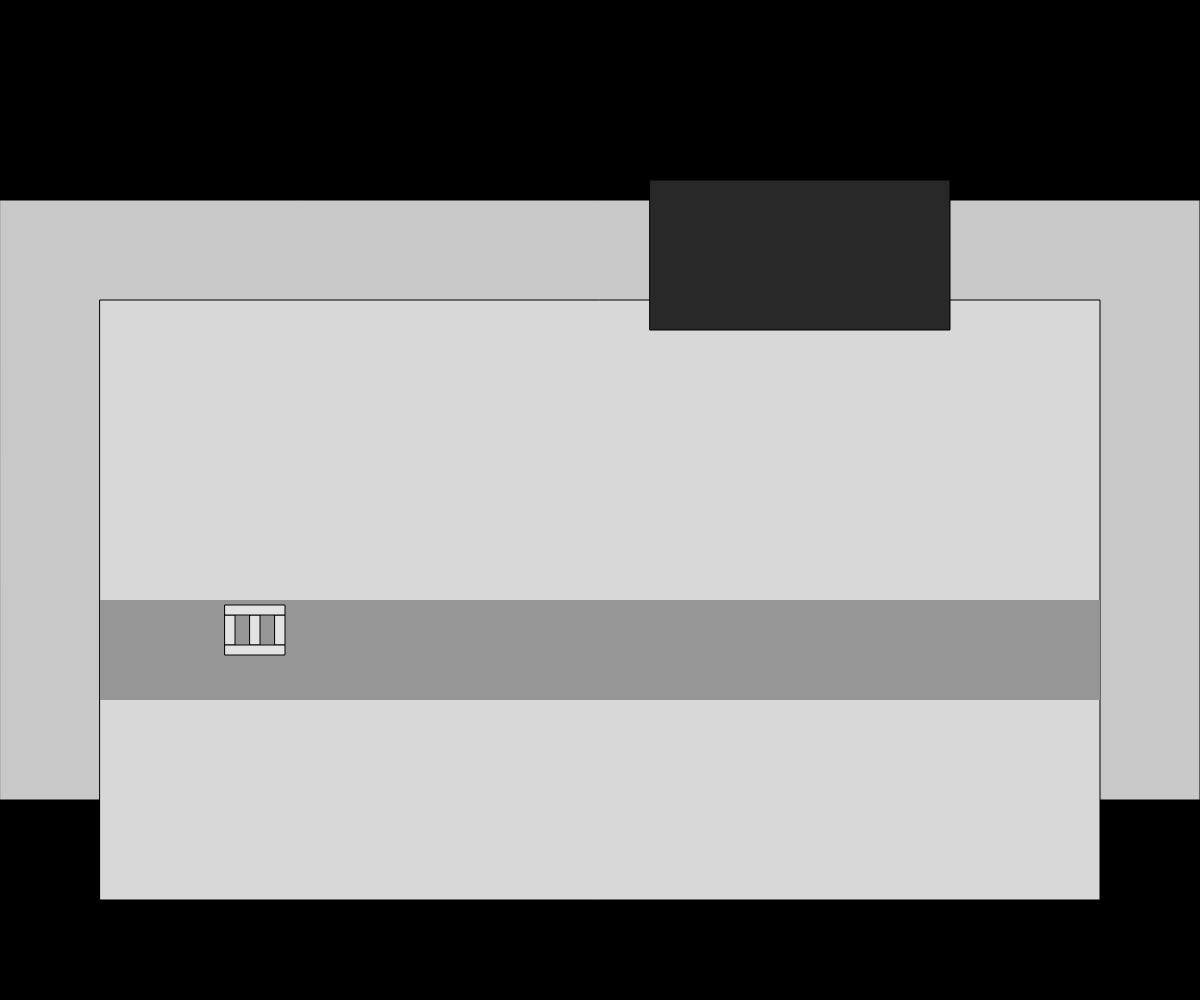
Frame 1 (no input)
Frame 60 (no input): identical to frame 1, image omitted
Frame 120 (the mouse pressed at the canvas centre since frame 60): identical to frame 1, image omitted

The p5.js sketch that drew this single still picture (run headless with seeded random() and noise() and a simulated clock; from frame 60 on, the mouse is pressed at the canvas centre):

// p5.js sketch
// ── sketch.js
let impostor = -1;
let impostorY = 652;
let impostorDestination = -1;
let impostorBearing = 0;
let impostorAnim = 0;
let impostorTimer = 0;
let impostorColor = 0;
let crewmates = [];
let crewColors = [];
let crewDestinations = [];
let crewBearings = [];
let crewAnims = [];
let crewTimers = [];
let newCrewCooldown = 100;
let impostorCooldown = 1000;
let crewCount = 0;
let killTimer = 0;
let voteTimer = 0;
let ejectedX = -1;
let ejectedY = -100;
let ejectedColor = 0;
let ejectedBearing = 0;
let ejectedSpinTimer = 25;
let dead = -1;
let deadColor = 0;
let deadBearing = 0;
let deadTimer = 250;
//credits to InnerSloth for Among Us

function setup() {
	createCanvas(windowWidth, windowHeight);
	background(100);
	
}

function draw() {
	background(0, 0, 0); //space and ship
	fill(200, 200, 200);
	rect(0, 200, width, 600);
	
	fill(216, 216, 216);
	rect(100, 300, width - 200, 600);
	noStroke();
	fill(150, 150, 150);
	rect(100, 600, width - 200, 100);
	
	//materia plane
	if (newCrewCooldown > 0) { //adding the crew
		newCrewCooldown -= 1;
	} else if (crewCount < 9) {
		crewCount = crewCount + 1;
		newCrewCooldown = Math.floor(Math.random() * (2000 - 250) + 250);
		if (crewmates.length < 9) {
			crewmates.push(1500);
			crewDestinations.push(1000);
			crewColors.push(Math.floor(Math.random() * 12) + 1);	
			crewBearings.push(4);
			crewAnims.push(0);
			crewTimers.push(25);
		} else {
			for (i = 0; i < crewmates.length; i++) {
				if (crewmates[i] == -1) {
					crewmates[i] = 1500;
					crewDestinations[i] = 1000;
					crewColors[i] = Math.floor(Math.random() * 12) + 1;
					crewBearings[i] = 4;
					crewAnims[i] = 0;
					crewTimers[i] = 25;
					break;
				}
			}
		}
	}
	
	if (impostorCooldown > 0) {//venting the impostor
		impostorCooldown -= 1;
		if (impostorCooldown == 0) {
			impostor = 250;	
			impostorY = 652;
			impostorDestination = 250;
			impostorAnim = 1;
			impostorTimer = 25;
			impostorColor = Math.floor(Math.random() * 12) + 1;
		}
	}
	
	
	for (i = 0; i < crewmates.length; i++) { //drawing the crew
		if (crewmates[i] == -1) {
			continue;
		}
		strokeWeight(1);
		colorPicker(crewColors[i]);
		drawCrewmate(crewmates[i], 550, crewBearings[i], crewAnims[i]);
		if (crewDestinations[i] > crewmates[i]) {
			crewmates[i] = crewmates[i] + 1;
		} else if (crewDestinations[i] < crewmates[i]) {
			crewmates[i] = crewmates[i] - 1;	
		} else if (Math.random() < 0.02) {
			crewDestinations[i] = Math.floor(Math.random() * (1350 - 150) + 150);
			if (crewDestinations[i] > crewmates[i]) {
				crewBearings[i] = 0;
			} else {
				crewBearings[i] = 4;
			}
		}
		if (crewDestinations[i] != crewmates[i]) {
			crewTimers[i] = crewTimers[i] - 1;
			if (crewTimers[i] <= 0) {
				crewTimers[i] = 25;
				crewAnims[i] = (crewAnims[i] + 1) % 2;
			}
		} else {
			crewAnims[i] = 0;
		}
	}
	
	if (impostor > -1) {//drawing the impostor
		
		strokeWeight(1);
		colorPicker(impostorColor);
		drawCrewmate(impostor, impostorY, impostorBearing, impostorAnim);
		
		if (impostorY != 550) {//venting animation
			if (impostorY < 500) {
				impostorY = impostorY + 5;
			} else {
				impostorY = impostorY - 2;
			}
		} else {
		
			if (impostorDestination > impostor) {//moving the impostor
				impostor = impostor + 1;
			} else if (impostorDestination < impostor) {
				impostor = impostor - 1;	
			} else if (Math.random() < 0.02) {
				impostorDestination = Math.floor(Math.random() * (1350 - 150) + 150);
				if (impostorDestination > impostor) {
					impostorBearing = 0;
				} else {
					impostorBearing = 4;
				}
			}
			
			if (impostorDestination != impostor) {
				impostorTimer = impostorTimer - 1;
				if (impostorTimer <= 0) {
					impostorTimer = 25;
					impostorAnim = (impostorAnim + 1) % 2;
				}
			} else if (impostorY == 550) {
				impostorAnim = 0;
			}
		}
		
		if (killTimer > 0) {//sus
			killTimer = killTimer - 1;
		} else {
			for (i = 0; i < crewmates.length; i++) {
				if (impostorDestination > impostor && crewmates[i] == impostor + 75 || impostorDestination < impostor && crewmates[i] == impostor - 75) {
					if (impostor > crewmates[i]) {
						impostor = impostor - 40;
					} else {
						impostor = impostor + 40;
					}
					
					impostorDestination = impostor;
					dead = crewmates[i];
					deadColor = crewColors[i];
					deadBearing = crewBearings[i];
					deadTimer = 250;
					crewmates[i] = -1;
					killTimer = 500;
					crewCount = crewCount - 1;
					voteTimer = 200;
					break;
				}
			}
		}
	}
	
	if (dead > -1) {//drawing the not crewmate anymore
		colorPicker(deadColor);
		drawCrewmate(dead, 550, deadBearing, 2);
		deadTimer = deadTimer - 1;
		if (deadTimer <= 0) {
			dead = -1;
		}
	}
	
	if (voteTimer > 0) { //voting out the impostor or not the impostor
		voteTimer = voteTimer - 1;
		if (voteTimer == 0) {
			if (Math.random() < 0.5) {
					if (impostor < 925 && impostor > 675) {
						ejectedX = impostor;
						impostor = -1;
						impostorCooldown = Math.floor(Math.random() * (4000 - 500) + 500)
						ejectedY = 550;
						ejectedColor = impostorColor;
					}
			} else {
				for (i = 0; i < crewmates.length; i++) {
					if (crewmates[i] < 925 && crewmates[i] > 675) {
						ejectedX = crewmates[i]
						crewmates[i] = -1;
						crewCount = crewCount - 1;
						ejectedY = 550;
						ejectedBearing = 1;
						ejectedSpinTimer = 25;
						ejectedColor = crewColors[i];
						break;
					}
				}
			}
		}
	}
	
	if (ejectedY > -100) {//ejected animation
		
		strokeWeight(1);
		colorPicker(ejectedColor);
		drawCrewmate(ejectedX, ejectedY, ejectedBearing, 0);
		
		ejectedY = ejectedY - 3;
		
		ejectedSpinTimer = ejectedSpinTimer - 1;
		
		if (ejectedSpinTimer <= 0) {
			ejectedSpinTimer = 25;
			ejectedBearing = (ejectedBearing + 1) % 4;
		}
		
	}
	
	//foreground
	strokeWeight(1);
	stroke(0, 0, 0);
	fill(227, 227, 227);
	rect(250, 615, 10, 30);// a vent
	rect(225, 615, 10, 30);
	rect(275, 615, 10, 30);
	rect(225, 645, 60, 10);
	rect(225, 605, 60, 10);
	
	fill(40, 40, 40);
	rect(650, 180, 300, 150);//exit of the ship
	
	rect(1400, 500, 200, 100); //a door
	
	
}

//Acquires the color of a crewmate
function colorPicker(index) {
	switch (index) {
		case 1:
			fill(197, 17, 17);
			break;
		case 2:
			fill(19, 46, 209);
			break;
		case 3:
			fill(17, 127, 45);
			break;
		case 4:
			fill(237, 84, 186);
			break;
		case 5:
			fill(239, 125, 13);
			break;
		case 6:
			fill(245, 245, 87);
			break;
		case 7:
			fill(63, 71, 78);
			break;
		case 8:
			fill(107, 47, 187);
			break;
		case 9:
			fill(113, 73, 30);
			break;
		case 10:
			fill(53, 254, 220);
			break;
		case 11:
			fill(80, 239, 57);
			break;
		case 12:
			fill(214, 224, 240);
			break;
		default:
			fill(0, 0, 0);
			break;
	}
	
}

//draws a crewmate. bearing = 0 for right, 1 for up, 2, for left, 3 for down,4 for left but upright;
//anim 0 = standing, 1 = walking
function drawCrewmate(x, y, bearing, anim) {
		if (anim != 2) {
			if (bearing == 0) {
				rect(x - 25, y - 15, 15, 30);
			} else if (bearing == 2 || bearing == 4) {
				rect(x + 10, y - 15, 15, 30);
			} else if (bearing == 1) {
				rect(x - 15, y + 10, 30, 15);
			} else {
				rect(x - 15, y - 25, 30, 15);
			}
		}
		
		if (bearing % 4 == 0) {
			if (anim != 2) {
				ellipse(x, y, 40, 60);
			}
			rect(x - 20, y, 40, 30);
			if (anim == 1) {
				rect(x - 30, y + 30, 20, 10);
				rect(x + 10, y + 30, 20, 10);
			} else {
				rect(x - 20, y + 30, 10, 20);
				rect(x + 10, y + 30, 10, 20);
			}
		} else if (bearing == 1) {
			ellipse(x, y, 60, 40);
			rect(x, y - 20, 30, 40);
			rect(x + 30, y - 20, 20, 10);
			rect(x + 30, y + 10, 20, 10);
		} else if (bearing == 2) {
			ellipse(x, y, 40, 60);
			rect(x - 20, y - 30, 40, 30);
			rect(x - 20, y - 50, 10, 20);
			rect(x + 10, y - 50, 10, 20);
		} else {
			ellipse(x, y, 60, 40);
			rect(x - 30, y - 20, 30, 40);
			rect(x - 50, y - 20, 20, 10);
			rect(x - 50, y + 10, 20, 10);
		}
		
		if (anim != 2) {
			fill(160, 160, 160);
			if (bearing == 0) {
				ellipse(x + 10, y - 5, 25, 20);
			} else if (bearing == 4) {
				ellipse(x - 10, y - 5, 25, 20);
			} else if (bearing == 1) {
				ellipse(x - 5, y - 10, 20, 25);
			} else if (bearing == 2) {
				ellipse(x - 10, y - 5, 25, 20);
			} else {
				ellipse(x + 5, y - 10, 20, 25);
			}
		}
}
